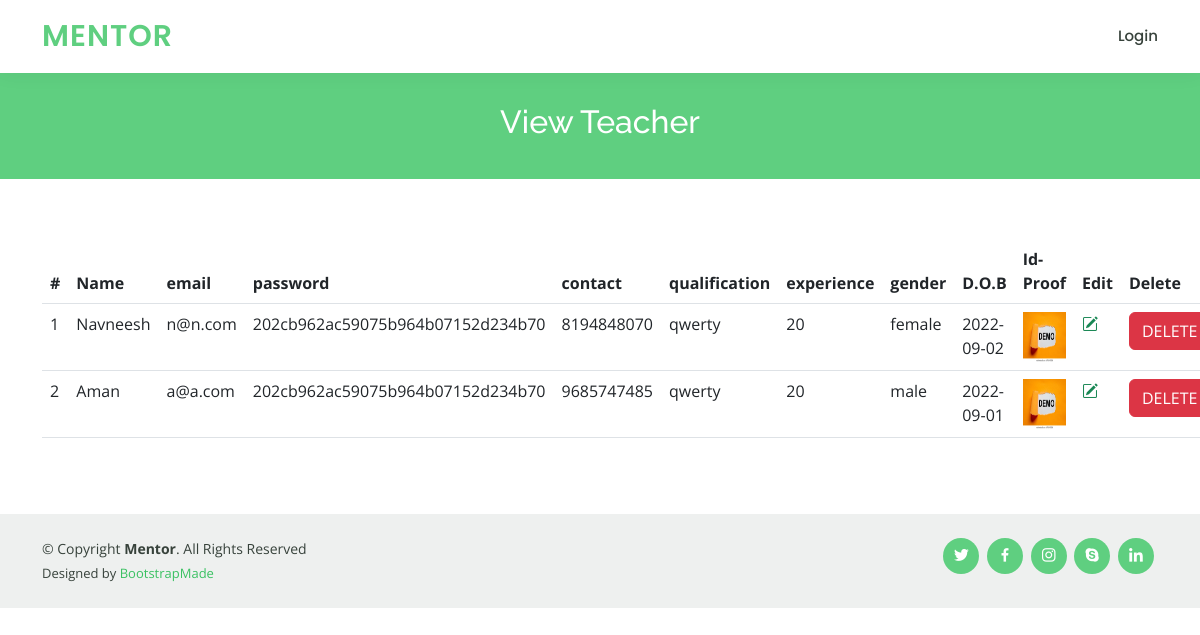
/teacher/view_teacher.php (signed in), run on the app's committed database.
### tables this page shows
CREATE TABLE `teacher` (
  `id` int(30) NOT NULL,
  `name` varchar(30) NOT NULL,
  `email` varchar(30) NOT NULL,
  `password` varchar(50) NOT NULL,
  `contact` varchar(30) NOT NULL,
  `qualification` varchar(30) NOT NULL,
  `experience` varchar(30) NOT NULL,
  `gender` varchar(30) NOT NULL,
  `dob` varchar(30) NOT NULL,
  `id_proof` longtext NOT NULL
);

### teacher/view_teacher.php (the view, shortened to what this page needs)
<?php
require "header.php";
?>
<main id="main">
    <div class="breadcrumbs" data-aos="fade-in">
        <div class="container">
            <h2>View Teacher</h2>
        </div>
    </div>
    <section id="about" class="about">
        <div class="container" data-aos="fade-up">
            <div class="row">
                <div class="col-lg-12 order-1 order-lg-2" data-aos="fade-left" data-aos-delay="100">
                    <table class="table">
                        <thead>
                            <tr>
                                <th scope="col">#</th>
                                <th scope="col">Name</th>
                                <th scope="col">email</th>
                                <th scope="col">password</th>
                                <th scope="col">contact</th>
                                <th scope="col">qualification</th>
                                <th scope="col">experience</th>
                                <th scope="col">gender</th>
                                <th scope="col">D.O.B</th>
                                <th scope="col">Id-Proof</th>
                                <th scope="col">Edit</th>
                                <th scope="col">Delete</th>
                            </tr>
                        </thead>
                        <tbody>
                            <?php
                            include "config.php";
                            $q = "select * from `teacher`";
                            $result = mysqli_query($conn,$q);
                            $i = 1;
                            foreach($result as $data){
                            ?>
                            <tr>
                                        <td><?php echo $i;?></td>
                                        <td><?php echo $data['name'];?></td>
                                        <td><?php echo $data['email'];?></td>
                                        <td><?php echo $data['password'];?></td>
                                        <td><?php echo $data['contact'];?></td>
                                        <td><?php echo $data['qualification'];?></td>
                                        <td><?php echo $data['experience'];?></td>
                                        <td><?php echo $data['gender'];?></td>
                                        <td><?php echo $data['dob'];?></td>
                                        <td><img class="img img-fluid" style="height:50px;" src="../upload/<?php echo $data['id_proof'];?>"></td>
                                        <td><a class="text-success fw-bold"><i class="bi bi-pencil-square"></i></a></td>
                                        <td><a href="delete_teacher.php?id=<?php echo $data['id'];?>" class="btn btn-danger">DELETE</a></td>
                                    </tr>
                                <?php
                                    $i++;
                                }
                            ?>
                        </tbody>
                    </table>
                </div>
            </div>
        </div>
    </section>
</main>
<?php
require "footer.php";
?>

### teacher/assets/css/style.css (style rules this page uses)
body { font-family: "Open Sans", sans-serif; color: #444444; }
a { color: #5fcf80; text-decoration: none; }
h1, h2, h3, h4, h5, h6 { font-family: "Raleway", sans-serif; }
section { padding: 60px 0; overflow: hidden; }
.breadcrumbs { margin-top: 73px; text-align: center; background: #5fcf80; padding: 30px 0; color: #fff; }
.breadcrumbs h2 { font-size: 32px; font-weight: 500; }

### data on the page
teacher: name "Navneesh", email "n@n.com", password "202cb962ac59075b964b07152d234b70", contact "8194848070", qualification "qwerty", experience "20", gender "female", dob "2022-09-02", id_proof (picture)
teacher: name "Aman", email "a@a.com", password "202cb962ac59075b964b07152d234b70", contact "9685747485", qualification "qwerty", experience "20", gender "male", dob "2022-09-01", id_proof (picture)
